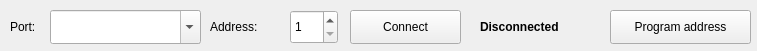
<?xml version="1.0" encoding="UTF-8"?>
<ui version="4.0">
 <class>WidgetConfigTransmission</class>
 <widget class="QWidget" name="WidgetConfigTransmission">
  <property name="geometry">
   <rect>
    <x>0</x>
    <y>0</y>
    <width>757</width>
    <height>51</height>
   </rect>
  </property>
  <property name="windowTitle">
   <string>Form</string>
  </property>
  <widget class="QComboBox" name="cbPort">
   <property name="geometry">
    <rect>
     <x>50</x>
     <y>10</y>
     <width>151</width>
     <height>34</height>
    </rect>
   </property>
   <property name="minimumSize">
    <size>
     <width>150</width>
     <height>34</height>
    </size>
   </property>
   <property name="toolTip">
    <string>Type the name of port</string>
   </property>
   <property name="editable">
    <bool>true</bool>
   </property>
  </widget>
  <widget class="QLabel" name="lPort">
   <property name="geometry">
    <rect>
     <x>10</x>
     <y>10</y>
     <width>51</width>
     <height>34</height>
    </rect>
   </property>
   <property name="minimumSize">
    <size>
     <width>0</width>
     <height>34</height>
    </size>
   </property>
   <property name="text">
    <string>Port:</string>
   </property>
  </widget>
  <widget class="QLabel" name="lAddress">
   <property name="geometry">
    <rect>
     <x>210</x>
     <y>10</y>
     <width>71</width>
     <height>34</height>
    </rect>
   </property>
   <property name="minimumSize">
    <size>
     <width>0</width>
     <height>34</height>
    </size>
   </property>
   <property name="text">
    <string>Address:</string>
   </property>
  </widget>
  <widget class="QSpinBox" name="sbAddress">
   <property name="geometry">
    <rect>
     <x>290</x>
     <y>10</y>
     <width>48</width>
     <height>34</height>
    </rect>
   </property>
   <property name="minimumSize">
    <size>
     <width>0</width>
     <height>34</height>
    </size>
   </property>
   <property name="toolTip">
    <string>Type an address of the controller</string>
   </property>
   <property name="minimum">
    <number>1</number>
   </property>
   <property name="maximum">
    <number>247</number>
   </property>
  </widget>
  <widget class="QPushButton" name="pbConnect">
   <property name="geometry">
    <rect>
     <x>350</x>
     <y>10</y>
     <width>111</width>
     <height>34</height>
    </rect>
   </property>
   <property name="minimumSize">
    <size>
     <width>0</width>
     <height>34</height>
    </size>
   </property>
   <property name="toolTip">
    <string>Establish or terminate a connection with the controller</string>
   </property>
   <property name="text">
    <string>Connect</string>
   </property>
  </widget>
  <widget class="QLabel" name="lStatus">
   <property name="geometry">
    <rect>
     <x>480</x>
     <y>10</y>
     <width>121</width>
     <height>34</height>
    </rect>
   </property>
   <property name="minimumSize">
    <size>
     <width>0</width>
     <height>34</height>
    </size>
   </property>
   <property name="font">
    <font>
     <weight>75</weight>
     <bold>true</bold>
    </font>
   </property>
   <property name="text">
    <string>Disconnected</string>
   </property>
  </widget>
  <widget class="QPushButton" name="pbProgramAddress">
   <property name="geometry">
    <rect>
     <x>610</x>
     <y>10</y>
     <width>141</width>
     <height>34</height>
    </rect>
   </property>
   <property name="minimumSize">
    <size>
     <width>0</width>
     <height>34</height>
    </size>
   </property>
   <property name="toolTip">
    <string>Set a new address of the controller</string>
   </property>
   <property name="text">
    <string>Program address</string>
   </property>
  </widget>
 </widget>
 <resources/>
 <connections/>
</ui>
